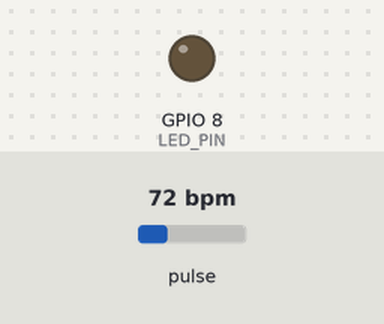
Bench run of a sketch on a simulated ESP32-S3. On the bench: output pins drawn as LEDs (lit = HIGH). Inputs (shaded band) come from the test bench; at power-on: pulse 72 bpm. WiFi joins after 1.5 s; servers stay silent unless stated; uploads are accepted with an empty reply; what the sketch prints to the serial monitor is not drawn.

Above: at 4.7 s.
At 6.8 s:
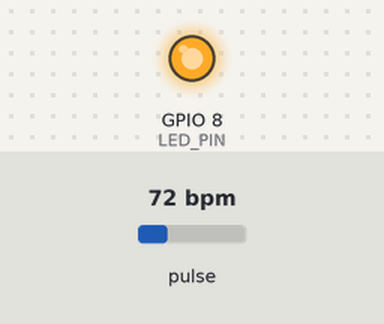
Timing chart, 0 to 10.4 s (numbered marks = the images above):
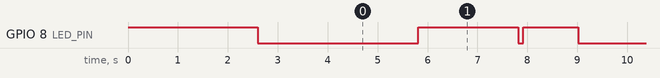

The sketch:

IOT_WristBand.ino
```cpp
#include <Wire.h>
#include <WiFi.h>
#include <HTTPClient.h>
#include <MAX30105.h>
#include "heartRate.h"

#define WIFI_SSID "SM-A50"
#define WIFI_PASSWORD "12345678"
#define FIREBASE_HOST "https://smart-care-hub-6519a-default-rtdb.firebaseio.com/"

MAX30105 particleSensor;
const int LED_PIN = 8;

const byte RATE_SIZE = 4;
byte rates[RATE_SIZE];
byte rateSpot = 0;
long lastBeat = 0;

float beatsPerMinute;
int beatAvg;

void setup() {
  pinMode(LED_PIN, OUTPUT);
  digitalWrite(LED_PIN, HIGH);
  Serial.begin(115200);
  delay(1000);

  Wire.begin(0, 1);

  if (!particleSensor.begin(Wire, I2C_SPEED_FAST)) {
    Serial.println("MAX3010x not found. Check wiring.");
    while (1) {
      digitalWrite(LED_PIN, LOW); delay(100);
      digitalWrite(LED_PIN, HIGH); delay(1000);
    }
  }
  Serial.println("MAX3010x sensor found!");

  particleSensor.setup(50, 4, 2, 100, 411, 4096);

  WiFi.begin(WIFI_SSID, WIFI_PASSWORD);
  while (WiFi.status() != WL_CONNECTED) delay(500);
  digitalWrite(LED_PIN, HIGH); delay(100);
  digitalWrite(LED_PIN, LOW); delay(1000);
}

void loop() {
  long irValue = particleSensor.getIR();

  if (irValue > 50000) {

    long delta = millis() - lastBeat;
    lastBeat = millis();

    beatsPerMinute = 210000.0 / delta;

    if (beatsPerMinute < 255 && beatsPerMinute > 20)
    {
      rates[rateSpot++] = (byte)beatsPerMinute; //Store this reading in the array
      rateSpot %= RATE_SIZE; //Wrap variable

      //Take average of readings
      beatAvg = 0;
      for (byte x = 0 ; x < RATE_SIZE ; x++)
        beatAvg += rates[x];
      beatAvg /= RATE_SIZE;
    }

    if(WiFi.status() == WL_CONNECTED) {
      HTTPClient http;
      String url = String(FIREBASE_HOST) + "/wristBand/heartRate.json";
      http.begin(url);
      http.addHeader("Content-Type", "application/json");
      String body = String(beatAvg);
      int httpResponseCode = http.PUT(body);
      http.end();

      digitalWrite(LED_PIN, LOW); delay(2000);
      digitalWrite(LED_PIN, HIGH); delay(2000);
    }
    digitalWrite(LED_PIN, LOW); delay(100);
    digitalWrite(LED_PIN, HIGH); delay(900);
  } else {

    Serial.println("Please place finger on sensor.");
    digitalWrite(LED_PIN, LOW); delay(50);
    digitalWrite(LED_PIN, HIGH); delay(950);
  }
}
```

Measured:
- by itself, GPIO 8 (LED_PIN): repeats every 5.2 s: HIGH 2.0 s, LOW 0.10 s, HIGH 1.1 s, LOW 2.0 s
- by itself, everything shown: repeats every 5.2 s, in 4 steps
